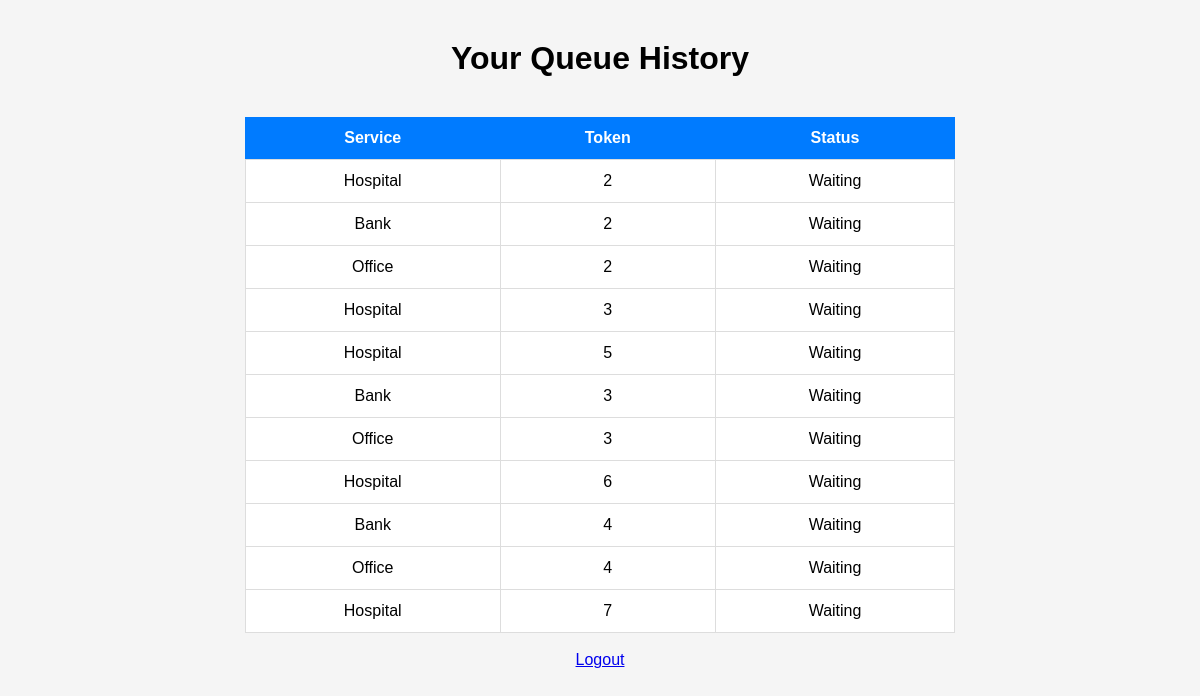
The app's page /dashboard/ (signed in) with its own data.
### queueapp/models.py (models this page shows, shortened)
class Queue(models.Model):
    user = models.ForeignKey(User, on_delete=models.CASCADE)
    service = models.ForeignKey(Service, on_delete=models.CASCADE)
    token_number = models.IntegerField()
    phone = models.CharField(max_length=15, default="0000000000")
    status = models.CharField(max_length=20, default="Waiting")
    created_at = models.DateTimeField(default=timezone.now)
    notified = models.BooleanField(default=False)

class Service(models.Model):
    name = models.CharField(max_length=100)

### queueapp/views.py (the view)
# urls.py: path('dashboard/', views.dashboard, name='dashboard'),
@login_required
def dashboard(request):
    tokens = Queue.objects.filter(user=request.user)
    return render(request, "dashboard.html", {
        "tokens": tokens
    })

### queueapp/templates/dashboard.html (shortened to what this page needs)
<!DOCTYPE html>
<html>
<head>
</head>
<body>
<h1>Your Queue History</h1>
<table class="table">
<tr>
<th>Service</th>
<th>Token</th>
<th>Status</th>
</tr>
{% for token in tokens %}
<tr>
<td>{{token.service.name}}</td>
<td>{{token.token_number}}</td>
<td>{{token.status}}</td>
</tr>
{% endfor %}
</table>
<br>
<a href="/logout">Logout</a>
</body>
</html>

### queueapp/templates/dashboard.html (style rules this page uses)
body { font-family:Arial; background:#f5f5f5; text-align:center; }
h1 { margin-top:40px; }
.table { margin:auto; margin-top:40px; border-collapse:collapse; width:60%; }
.table th { background:#007BFF; color:white; padding:12px; }
.table td { background:white; padding:12px; border:1px solid #ddd; }

### records on screen
Queue: service.name "Hospital", token_number "2", status "Waiting"
Queue: service.name "Bank", token_number "2", status "Waiting"
Queue: service.name "Office", token_number "2", status "Waiting"
Queue: service.name "Hospital", token_number "3", status "Waiting"
Queue: service.name "Hospital", token_number "5", status "Waiting"
Queue: service.name "Bank", token_number "3", status "Waiting"
Queue: service.name "Office", token_number "3", status "Waiting"
Queue: service.name "Hospital", token_number "6", status "Waiting"
Queue: service.name "Bank", token_number "4", status "Waiting"
Queue: service.name "Office", token_number "4", status "Waiting"
Queue: service.name "Hospital", token_number "7", status "Waiting"
